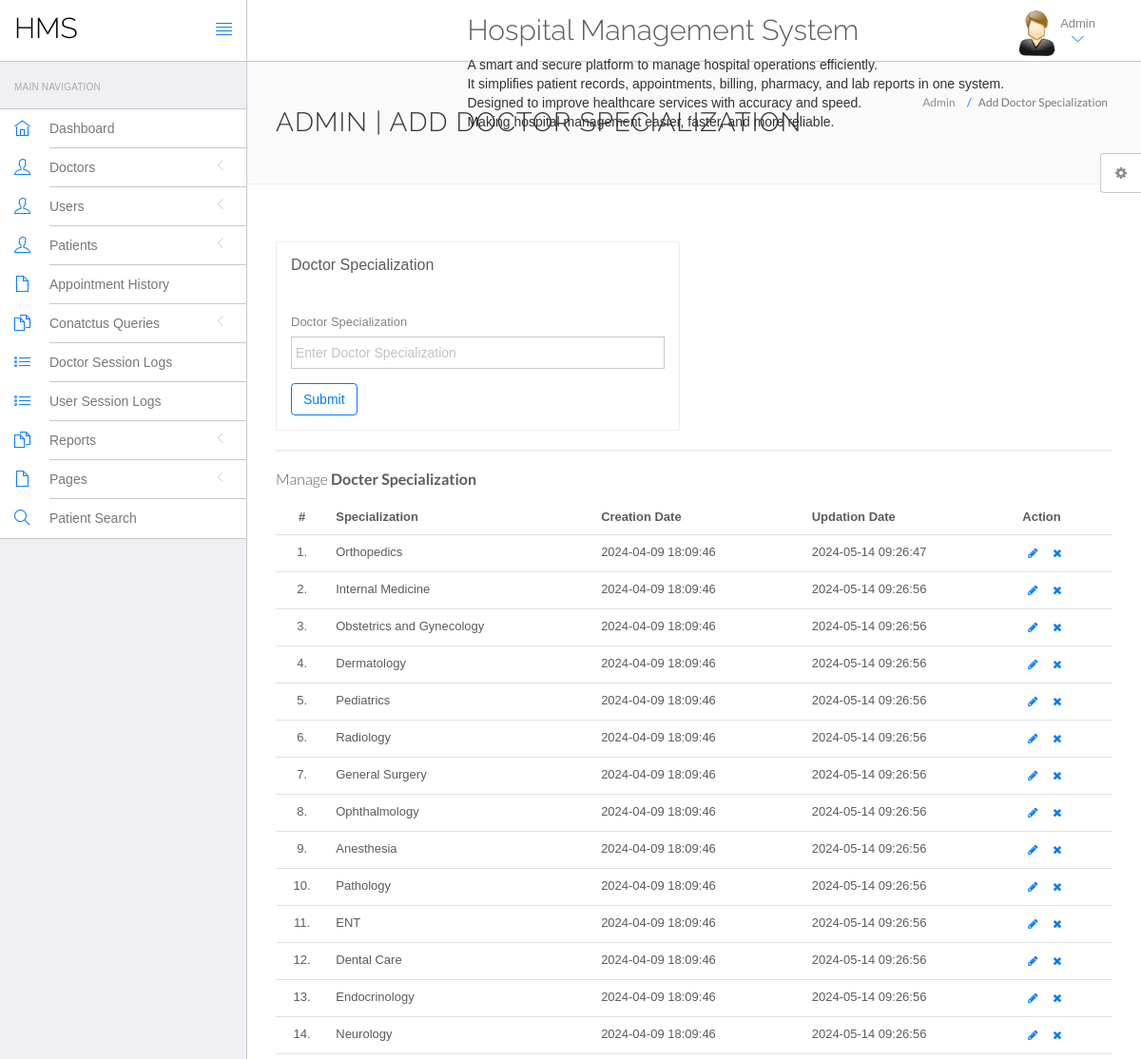
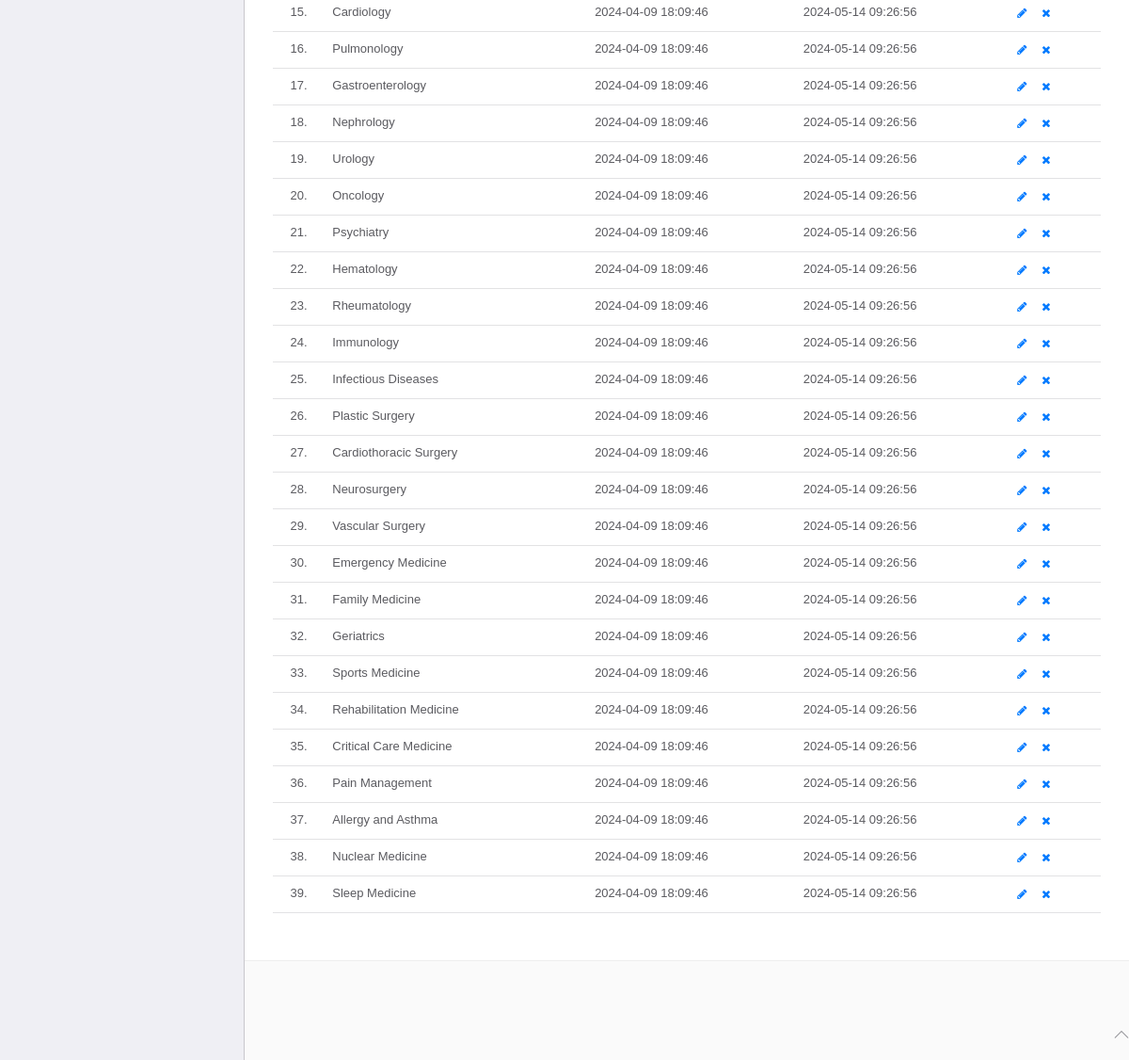
/hospital/hms/admin/doctor-specilization.php (signed in), run on the app's committed database (2 pictures, top to bottom).
### tables this page shows
CREATE TABLE `doctorspecilization` (
  `id` int(11) NOT NULL,
  `specilization` varchar(255) DEFAULT NULL,
  `creationDate` timestamp NULL DEFAULT current_timestamp(),
  `updationDate` timestamp NULL DEFAULT NULL ON UPDATE current_timestamp()
);

### hospital/hms/admin/doctor-specilization.php (the view, shortened to what this page needs)
<?php
include('include/config.php');
if(strlen($_SESSION['id']==0)) {
 header('location:logout.php');
  } else{
?>
<!DOCTYPE html>
<html lang="en">
	<head>
		<link rel="stylesheet" href="vendor/bootstrap/css/bootstrap.min.css">
		<link rel="stylesheet" href="vendor/fontawesome/css/font-awesome.min.css">
		<link rel="stylesheet" href="vendor/themify-icons/themify-icons.min.css">
		<link href="vendor/animate.css/animate.min.css" rel="stylesheet" media="screen">
		<link href="vendor/perfect-scrollbar/perfect-scrollbar.min.css" rel="stylesheet" media="screen">
		<link href="vendor/switchery/switchery.min.css" rel="stylesheet" media="screen">
		<link href="vendor/bootstrap-touchspin/jquery.bootstrap-touchspin.min.css" rel="stylesheet" media="screen">
		<link href="vendor/select2/select2.min.css" rel="stylesheet" media="screen">
		<link href="vendor/bootstrap-datepicker/bootstrap-datepicker3.standalone.min.css" rel="stylesheet" media="screen">
		<link href="vendor/bootstrap-timepicker/bootstrap-timepicker.min.css" rel="stylesheet" media="screen">
		<link rel="stylesheet" href="assets/css/styles.css">
		<link rel="stylesheet" href="assets/css/plugins.css">
		<link rel="stylesheet" href="assets/css/themes/theme-1.css" id="skin_color" />
	</head>
	<body>
		<div id="app">
<?php include('include/sidebar.php');?>
			<div class="app-content">
						<?php include('include/header.php');?>
				<div class="main-content" >
					<div class="wrap-content container" id="container">
						<section id="page-title">
							<div class="row">
								<div class="col-sm-8">
									<h1 class="mainTitle">Admin | Add Doctor Specialization</h1>
																	</div>
								<ol class="breadcrumb">
									<li>
										<span>Admin</span>
									</li>
									<li class="active">
										<span>Add Doctor Specialization</span>
									</li>
								</ol>
							</div>
						</section>
						<div class="container-fluid container-fullw bg-white">
							<div class="row">
								<div class="col-md-12">
									<div class="row margin-top-30">
										<div class="col-lg-6 col-md-12">
											<div class="panel panel-white">
												<div class="panel-heading">
													<h5 class="panel-title">Doctor Specialization</h5>
												</div>
												<div class="panel-body">
													<form role="form" name="dcotorspcl" method="post" >
														<div class="form-group">
															<label for="exampleInputEmail1">
																Doctor Specialization
															</label>
							<input type="text" name="doctorspecilization" class="form-control"  placeholder="Enter Doctor Specialization">
														</div>
														<button type="submit" name="submit" class="btn btn-o btn-primary">
															Submit
														</button>
													</form>
												</div>
											</div>
										</div>
											</div>
										</div>
									<div class="col-lg-12 col-md-12">
											<div class="panel panel-white">
											</div>
										</div>
									</div>
									<div class="row">
								<div class="col-md-12">
									<h5 class="over-title margin-bottom-15">Manage <span class="text-bold">Docter Specialization</span></h5>
									<table class="table table-hover" id="sample-table-1">
										<thead>
											<tr>
												<th class="center">#</th>
												<th>Specialization</th>
												<th class="hidden-xs">Creation Date</th>
												<th>Updation Date</th>
												<th>Action</th>
											</tr>
										</thead>
										<tbody>
<?php
$sql=mysqli_query($con,"select * from doctorSpecilization");
$cnt=1;
while($row=mysqli_fetch_array($sql))
{
?>
											<tr>
												<td class="center"><?php echo $cnt;?>.</td>
												<td class="hidden-xs"><?php echo $row['specilization'];?></td>
												<td><?php echo $row['creationDate'];?></td>
												<td><?php echo $row['updationDate'];?>
												</td>
												<td >
												<div class="visible-md visible-lg hidden-sm hidden-xs">
							<a href="edit-doctor-specialization.php?id=<?php echo $row['id'];?>" class="btn btn-transparent btn-xs" tooltip-placement="top" tooltip="Edit"><i class="fa fa-pencil"></i></a>
	<a href="doctor-specilization.php?id=<?php echo $row['id']?>&del=delete" onClick="return confirm('Are you sure you want to delete?')"class="btn btn-transparent btn-xs tooltips" tooltip-placement="top" tooltip="Remove"><i class="fa fa-times fa fa-white"></i></a>
												</div>
												</td>
											</tr>
											<?php
$cnt=$cnt+1;
											 }?>
										</tbody>
									</table>
								</div>
							</div>
								</div>
							</div>
						</div>
					</div>
				</div>
	<?php include('include/footer.php');?>
	<?php include('include/setting.php');?>
	</body>
</html>
<?php } ?>

### hospital/hms/admin/assets/css/themes/theme-1.css (style rules this page uses)
body { background: #FAFAFA; }

### data on the page
doctorspecilization: specilization "Orthopedics", creationDate "2024-04-09 18:09:46", updationDate "2024-05-14 09:26:47"
doctorspecilization: specilization "Internal Medicine", creationDate "2024-04-09 18:09:46", updationDate "2024-05-14 09:26:56"
doctorspecilization: specilization "Obstetrics and Gynecology", creationDate "2024-04-09 18:09:46", updationDate "2024-05-14 09:26:56"
doctorspecilization: specilization "Dermatology", creationDate "2024-04-09 18:09:46", updationDate "2024-05-14 09:26:56"
doctorspecilization: specilization "Pediatrics", creationDate "2024-04-09 18:09:46", updationDate "2024-05-14 09:26:56"
doctorspecilization: specilization "Radiology", creationDate "2024-04-09 18:09:46", updationDate "2024-05-14 09:26:56"
doctorspecilization: specilization "General Surgery", creationDate "2024-04-09 18:09:46", updationDate "2024-05-14 09:26:56"
doctorspecilization: specilization "Ophthalmology", creationDate "2024-04-09 18:09:46", updationDate "2024-05-14 09:26:56"
doctorspecilization: specilization "Anesthesia", creationDate "2024-04-09 18:09:46", updationDate "2024-05-14 09:26:56"
doctorspecilization: specilization "Pathology", creationDate "2024-04-09 18:09:46", updationDate "2024-05-14 09:26:56"
doctorspecilization: specilization "ENT", creationDate "2024-04-09 18:09:46", updationDate "2024-05-14 09:26:56"
doctorspecilization: specilization "Dental Care", creationDate "2024-04-09 18:09:46", updationDate "2024-05-14 09:26:56"
doctorspecilization: specilization "Endocrinology", creationDate "2024-04-09 18:09:46", updationDate "2024-05-14 09:26:56"
doctorspecilization: specilization "Neurology", creationDate "2024-04-09 18:09:46", updationDate "2024-05-14 09:26:56"
doctorspecilization: specilization "Cardiology", creationDate "2024-04-09 18:09:46", updationDate "2024-05-14 09:26:56"
doctorspecilization: specilization "Pulmonology", creationDate "2024-04-09 18:09:46", updationDate "2024-05-14 09:26:56"
doctorspecilization: specilization "Gastroenterology", creationDate "2024-04-09 18:09:46", updationDate "2024-05-14 09:26:56"
doctorspecilization: specilization "Nephrology", creationDate "2024-04-09 18:09:46", updationDate "2024-05-14 09:26:56"
doctorspecilization: specilization "Urology", creationDate "2024-04-09 18:09:46", updationDate "2024-05-14 09:26:56"
doctorspecilization: specilization "Oncology", creationDate "2024-04-09 18:09:46", updationDate "2024-05-14 09:26:56"
doctorspecilization: specilization "Psychiatry", creationDate "2024-04-09 18:09:46", updationDate "2024-05-14 09:26:56"
doctorspecilization: specilization "Hematology", creationDate "2024-04-09 18:09:46", updationDate "2024-05-14 09:26:56"
doctorspecilization: specilization "Rheumatology", creationDate "2024-04-09 18:09:46", updationDate "2024-05-14 09:26:56"
doctorspecilization: specilization "Immunology", creationDate "2024-04-09 18:09:46", updationDate "2024-05-14 09:26:56"
doctorspecilization: specilization "Infectious Diseases", creationDate "2024-04-09 18:09:46", updationDate "2024-05-14 09:26:56"
doctorspecilization: specilization "Plastic Surgery", creationDate "2024-04-09 18:09:46", updationDate "2024-05-14 09:26:56"
doctorspecilization: specilization "Cardiothoracic Surgery", creationDate "2024-04-09 18:09:46", updationDate "2024-05-14 09:26:56"
doctorspecilization: specilization "Neurosurgery", creationDate "2024-04-09 18:09:46", updationDate "2024-05-14 09:26:56"
doctorspecilization: specilization "Vascular Surgery", creationDate "2024-04-09 18:09:46", updationDate "2024-05-14 09:26:56"
doctorspecilization: specilization "Emergency Medicine", creationDate "2024-04-09 18:09:46", updationDate "2024-05-14 09:26:56"
doctorspecilization: specilization "Family Medicine", creationDate "2024-04-09 18:09:46", updationDate "2024-05-14 09:26:56"
doctorspecilization: specilization "Geriatrics", creationDate "2024-04-09 18:09:46", updationDate "2024-05-14 09:26:56"
doctorspecilization: specilization "Sports Medicine", creationDate "2024-04-09 18:09:46", updationDate "2024-05-14 09:26:56"
doctorspecilization: specilization "Rehabilitation Medicine", creationDate "2024-04-09 18:09:46", updationDate "2024-05-14 09:26:56"
doctorspecilization: specilization "Critical Care Medicine", creationDate "2024-04-09 18:09:46", updationDate "2024-05-14 09:26:56"
doctorspecilization: specilization "Pain Management", creationDate "2024-04-09 18:09:46", updationDate "2024-05-14 09:26:56"
doctorspecilization: specilization "Allergy and Asthma", creationDate "2024-04-09 18:09:46", updationDate "2024-05-14 09:26:56"
doctorspecilization: specilization "Nuclear Medicine", creationDate "2024-04-09 18:09:46", updationDate "2024-05-14 09:26:56"
doctorspecilization: specilization "Sleep Medicine", creationDate "2024-04-09 18:09:46", updationDate "2024-05-14 09:26:56"
